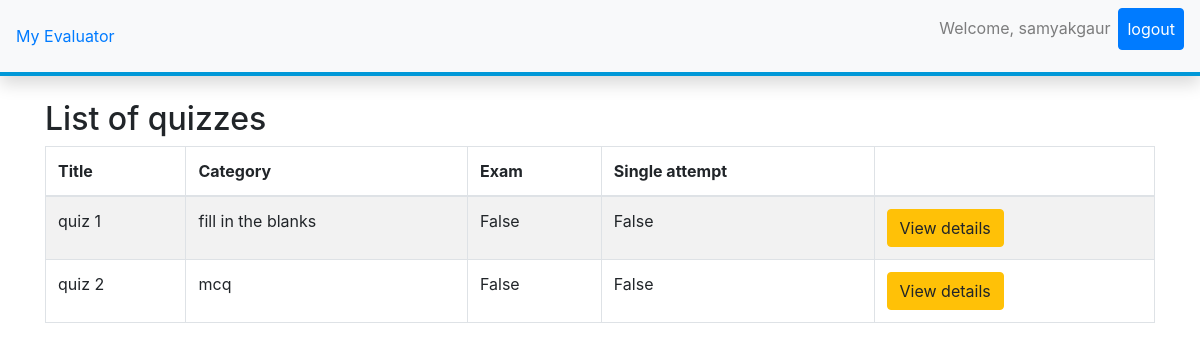
The app's page /quizzes/ (signed in) with its own data.
### quiz/models.py (models this page shows, shortened)
class Quiz(models.Model):
    title = models.CharField(
        verbose_name=_("Title"),
        max_length=60, blank=False)
    description = models.TextField(
        verbose_name=_("Description"),
        blank=True, help_text=_("a description of the quiz"))
    url = models.SlugField(
        max_length=60, blank=False,
        help_text=_("a user friendly url"),
        verbose_name=_("user friendly url"))
    category = models.ForeignKey(
        Category, null=True, blank=True,
        verbose_name=_("Category"), on_delete=models.CASCADE)
    random_order = models.BooleanField(
        blank=False, default=False,
        verbose_name=_("Random Order"),
        help_text=_("Display the questions in "
                    "a random order or as they "
                    "are set?"))
    max_questions = models.PositiveIntegerField(
        blank=True, null=True, verbose_name=_("Max Questions"),
        help_text=_("Number of questions to be answered on each attempt."))
    answers_at_end = models.BooleanField(
        blank=False, default=False,
        help_text=_("Correct answer is NOT shown after question."
                    " Answers displayed at the end."),
        verbose_name=_("Answers at end"))
    exam_paper = models.BooleanField(
        blank=False, default=False,
        help_text=_("If yes, the result of each"
                    " attempt by a user will be"
                    " stored. Necessary for marking."),
        verbose_name=_("Exam Paper"))
    single_attempt = models.BooleanField(
        blank=False, default=False,
        help_text=_("If yes, only one attempt by"
                    " a user will be permitted."
                    " Non users cannot sit this exam."),
        verbose_name=_("Single Attempt"))
    pass_mark = models.SmallIntegerField(
        blank=True, default=0,
        verbose_name=_("Pass Mark"),
        help_text=_("Percentage required to pass exam."),
        validators=[MaxValueValidator(100)])
    success_text = models.TextField(
        blank=True, help_text=_("Displayed if user passes."),
        verbose_name=_("Success Text"))
    fail_text = models.TextField(
        verbose_name=_("Fail Text"),
        blank=True, help_text=_("Displayed if user fails."))
    draft = models.BooleanField(
        blank=True, default=False,
        verbose_name=_("Draft"),
        help_text=_("If yes, the quiz is not displayed"
                    " in the quiz list and can only be"
                    " taken by users who can edit"
                    " quizzes."))
    class Meta:
        verbose_name = _("Quiz")
        verbose_name_plural = _("Quizes")

class Category(models.Model):
    category = models.CharField(
        verbose_name=_("Category"),
        max_length=250, blank=True,
        unique=True, null=True)
    objects = CategoryManager()
    class Meta:
        verbose_name = _("Category")
        verbose_name_plural = _("Categories")
    def __str__(self):
        return self.category

### quiz/views.py (the view)
class QuizListView(ListView):
    model = Quiz
    def get_queryset(self):
        queryset = super(QuizListView, self).get_queryset()
        return queryset.filter(draft=False)

### quiz/templates/quiz/quiz_list.html (shortened to what this page needs)
{% extends 'base.html' %}
{% load i18n %}
{% load quiz_tags %}
{% block content %}
<div class="container">
<br>
<h2>{% trans "List of quizzes" %}</h2>
    {% if quiz_list %}
		<table class="table table-responsive-lg table-bordered table-striped">
		  <thead>
			<tr>
			  <th>{% trans "Title" %}</th>
			  <th>{% trans "Category" %}</th>
			  <th>{% trans "Exam" %}</th>
			  <th>{% trans "Single attempt" %}</th>
			  <th></th>
			</tr>
		  </thead>
		  <tbody>
        {% for quiz in quiz_list %}
  			<tr>
			  <td>{{ quiz.title }}</td>
			  <td>{{ quiz.category }}</td>
			  <td>{{ quiz.exam_paper }}</td>
			  <td>{{ quiz.single_attempt }}</td>
			  <td>
				<a class="btn btn-warning" href="{% url 'quiz_start_page' slug=quiz.url %}">
				  {% trans "View details" %}
				</a>
			</tr>
        {% endfor %}
		  </tbody>
		</table>
	{% else %}
        <p>{% trans "There are no available quizzes" %}.</p>
	{% endif %}
</div>
{% endblock %}

### quiz/templates/base.html (shortened to what this page needs)
{% load i18n %}
<!DOCTYPE html>
<html xmlns:fb="http://www.facebook.com/2008/fbml" xmlns="http://www.w3.org/1999/xhtml" xml:lang="en" lang="en" dir="ltr">
<head>
  <link rel="stylesheet" href="https://stackpath.bootstrapcdn.com/bootstrap/4.4.1/css/bootstrap.min.css">
</head>
<body>
  <nav class="navbar shadow navbar-expand-lg navbar-light bg-light" style="border-bottom: 4px solid rgb(0,152,216);">
    <a class="navbar-brand-large" href="{% url 'index' %}">My Evaluator</a>
    <div class="collapse navbar-collapse" id="navbarSupportedContent">
      <ul class="navbar-nav ml-auto">
        <li class="nav-item">
          <p class="nav-link">Welcome, {{ user.username }}</p>
        </li>
        <li class="nav-item ">
          {% if user.is_authenticated %}
          <a class="nav-link btn btn-primary" href="{% url 'logout' %}"><span style="color: white;">logout</span></a>
          {% else %}
          <a class="nav-link btn btn-secondary" href="{% url 'login' %}">Login</a>
          {% endif %}
        </li>
      </ul>
    </div>
  </nav>
  <div>
     {% block content %} {% endblock %}
  </div>
</body>
</html>

### records on screen
Quiz: title "quiz 1", category "fill in the blanks", exam_paper "False", single_attempt "False"
Quiz: title "quiz 2", category "mcq", exam_paper "False", single_attempt "False"

### other values on screen
{{ user.username }} "samyakgaur"
